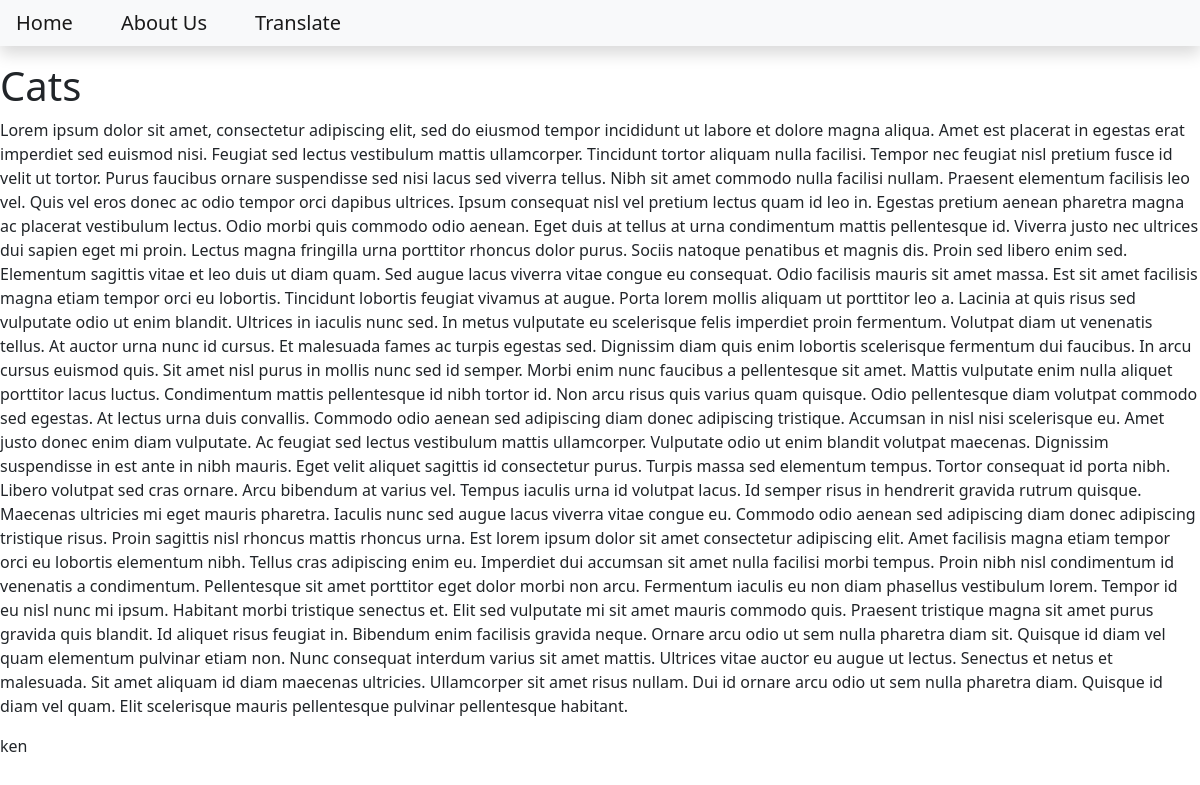
Page /cats on the committed database.
### blog/models.py (models this page shows, shortened)
class Post(models.Model):
    title = models.CharField(max_length=200)
    content = models.TextField()
    date_created = models.DateTimeField(auto_now_add=True)
    slug = models.SlugField(max_length=200, unique=True)
    author = models.ForeignKey(to=User, on_delete=models.CASCADE)
    status = models.IntegerField(choices=STATUS, default=0)

### blog/views.py (the view)
# urls.py: path('<slug:slug>', views.BlogView.as_view(),name='blog_view'),
class BlogView(generic.DetailView):
    model = Post
    template_name = 'blog.html'

### templates/blog.html
{% extends 'base.html' %}
{% block content%}
<h1>{{object.title}}</h1>
<p>{{object.content}}</p>
<p>{{object.author}}</p>
{% endblock content %}

### rows in the picture
Post: title "Cats", content "Lorem ipsum dolor sit amet, consectetur adipiscing elit, sed do eiusmod tempor incididunt ut labore et dolore magna aliqua. Amet est placerat in egestas erat imperdiet sed euismod nisi. Feugiat sed lectus vestibulum mattis ullamcorper. Tincidunt tortor aliquam nulla facilisi. Tempor nec feugiat nisl pretium fusce id velit ut tortor. Purus faucibus ornare suspendisse sed nisi lacus sed viverra tellus. Nibh sit amet commodo nulla facilisi nullam. Praesent elementum facilisis leo vel. Quis vel eros donec ac odio tempor orci dapibus ultrices. Ipsum consequat nisl vel pretium lectus quam id leo in. Egestas pretium aenean pharetra magna ac placerat vestibulum lectus. Odio morbi quis commodo odio…", author "ken"
